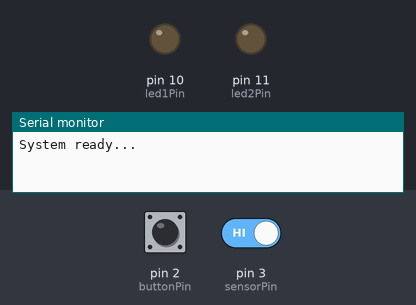
A sketch run on a simulated Arduino Uno, built with avr-gcc and run on an emulated ATmega328P. On the bench: output pins drawn as LEDs (lit = HIGH), the last lines printed to the serial monitor. The inputs (shaded band) are chosen by the test bench; at power-on: pin 2 (buttonPin) HIGH, pin 3 (sensorPin) HIGH.

Above: at 1.2 s.
1.3 s: pin 2 (buttonPin) pulled LOW for 0.15 s
At 2.4 s:
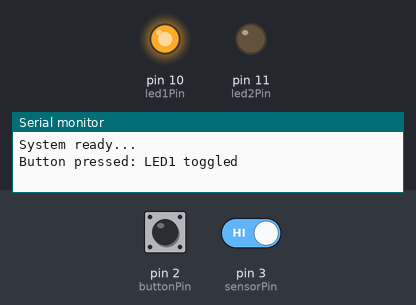
2.9 s: pin 3 (sensorPin) driven LOW
At 3.6 s:
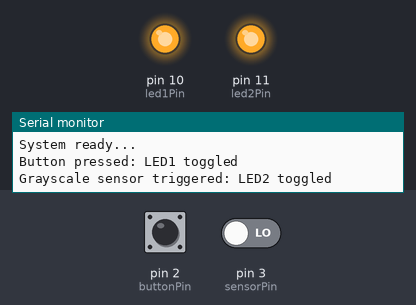
4.4 s: pin 2 (buttonPin) pulled LOW for 1 s
At 4.7 s:
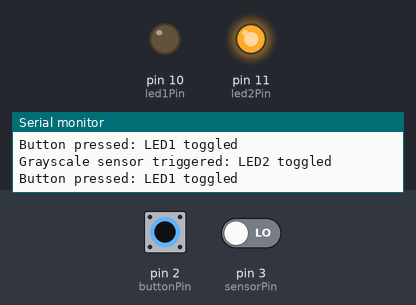
6.9 s: pin 2 (buttonPin) pulled LOW for 3.2 s
At 7.8 s:
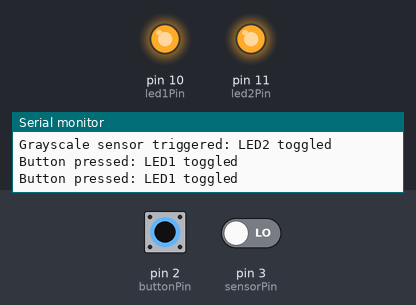
Timing chart, 0 to 9.9 s (numbered marks = the images above; inputs shaded):
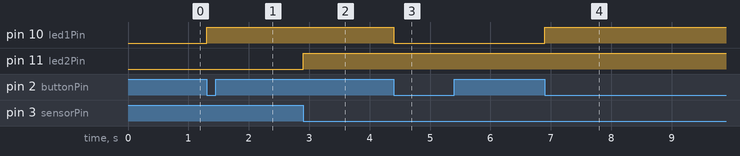

The sketch:

Task4.2MultipleInterrupts.ino
```cpp
//Pin Assignments
const int buttonPin = 2;     // Push button (digital pin D2)
const int sensorPin = 3;     // Grayscale sensor (digital pin D3)
const int led1Pin = 10;      // LED1 controlled by button
const int led2Pin = 11;      // LED2 controlled by sensor

//State Variables (shared with interrupts)
volatile bool led1State = false;
volatile bool led2State = false;

void setup() {
  //Setup Pin Modes
  pinMode(buttonPin, INPUT_PULLUP);
  pinMode(sensorPin, INPUT);
  pinMode(led1Pin, OUTPUT);
  pinMode(led2Pin, OUTPUT);

  //Setup Serial Monitor
  Serial.begin(9600);
  Serial.println("System ready...");

  //Attach Interrupts
  attachInterrupt(digitalPinToInterrupt(buttonPin), onButtonPressed, FALLING);  //Trigger on button press
  attachInterrupt(digitalPinToInterrupt(sensorPin), onSensorTriggered, FALLING); //Trigger when dark surface is detected
}

void loop() {
  //Handle LED states based on interrupt changes
  digitalWrite(led1Pin, led1State);
  digitalWrite(led2Pin, led2State);
}

//ISR for Button Press
void onButtonPressed() {
  led1State = !led1State;
  Serial.println("Button pressed: LED1 toggled");
}

//ISR for Grayscale Sensor
void onSensorTriggered() {
  led2State = !led2State;
  Serial.println("Grayscale sensor triggered: LED2 toggled");
}
```

Measured:
- after the input at 1.3 s, pin 10 (led1Pin): LOW → HIGH at once
- after the input at 2.9 s, pin 11 (led2Pin): LOW → HIGH at once
- after the input at 4.4 s, pin 10 (led1Pin): HIGH → LOW at once
- after the input at 6.9 s, pin 10 (led1Pin): LOW → HIGH at once
